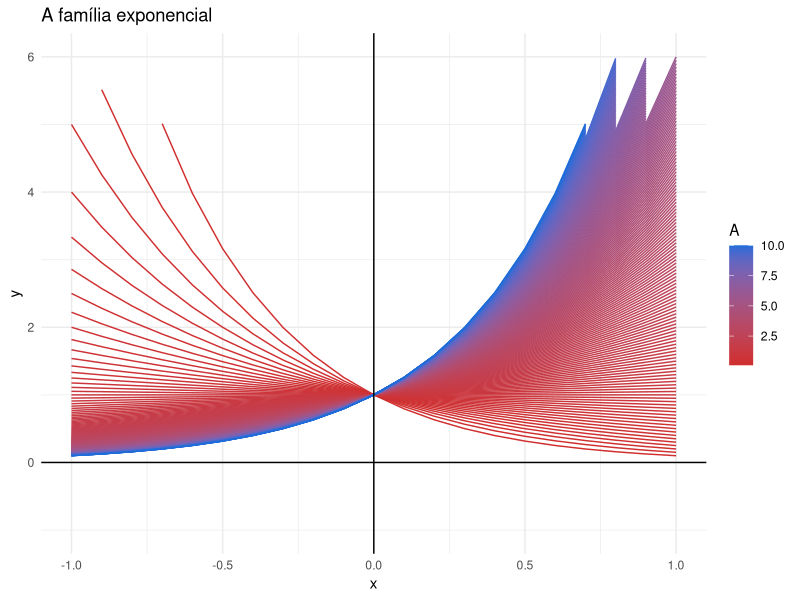

Reproduce this figure in R.
## ---- chunk 1

knitr::opts_chunk$set(dpi = 240, message = FALSE, warning = FALSE)
## ---- chunk 2
library(tidyverse)
library(gganimate)

expfoo <- function(base) { # uma fábrica de funções
  
 function(x) { base^x }
  
}

(sim <- tibble(A = seq(0.1, 10, 0.05)) %>%
  mutate(foo = map(A, ~ expfoo(.x)), # geramos uma lista de funções
         y = map(foo, ~ .x(seq(-1, 1, .1))), # geramos uma lista aplicando as funções
         x = rep(list(seq(-1, 1, .1)), nrow(.))) %>% 
  select(A, x, y) %>%
  unnest(c(x,y)))


sim %>%
  ggplot(aes(x = x, y = y, color = A, group = A)) +
  geom_line() +
  geom_vline(xintercept = 0) +
  geom_hline(yintercept = 0) +
  scale_color_gradient(low = "#d12e2e", high = "#1e6cd9") +
  ylim(-1, 6) +
  theme_minimal() +
  labs(title = "A família exponencial")

animacao <- sim %>%
  ggplot(aes(x = x, y = y, color = A, group = A)) +
  geom_line() +
  geom_vline(xintercept = 0) +
  geom_hline(yintercept = 0) +
  scale_color_gradient(low = "red", high = "green") +
  ylim(-1, 5) +
  theme_minimal() +
  transition_reveal(A) +
  labs(title = "Família f(x) = A^x",
         subtitle = "A = {round(frame_along, 3)}",
         x = "",
         y = "")

animate(animacao)
